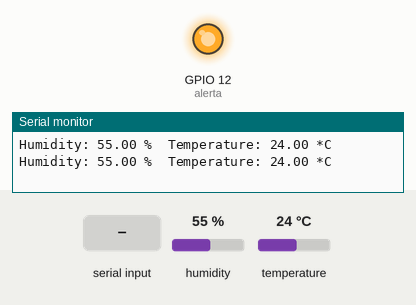
Simulated run of this sketch. Board: ESP32. On the bench: output pins drawn as LEDs (lit = HIGH), the last lines printed to the serial monitor. The test bench sets the inputs (shaded band); at power-on: humidity 55 %, temperature 24 °C. Nothing arrives over Bluetooth unless stated.

Above: at 5.8 s.
5.9 s: "90,45\n" received over the second serial link
At 11.2 s:
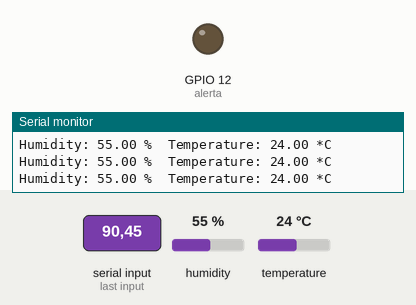
16.6 s: "30,150\n" received over the second serial link
At 32.2 s:
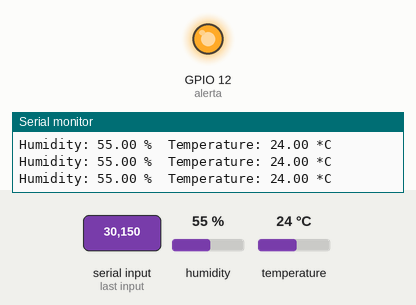
Timing chart, 0 to 33.7 s (numbered marks = the images above; inputs shaded):
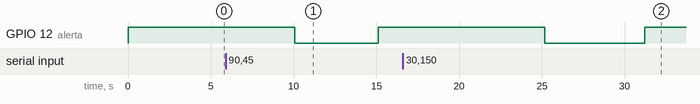

Measured:
- after the input at 5.9 s, GPIO 12 (alerta): HIGH → LOW after 4.2 s, → HIGH 5.0 s later
- after the input at 16.6 s, GPIO 12 (alerta): HIGH → LOW after 8.6 s, → HIGH 6.0 s later

The sketch:

SensorBT_v2.ino
```cpp
#include "BluetoothSerial.h"
#include "DHT.h"
#define DHTTYPE DHT11   // DHT 11

#if !defined(CONFIG_BT_ENABLED) || !defined(CONFIG_BLUEDROID_ENABLED)
#error Bluetooth is not enabled! Please run `make menuconfig` to and enable it
#endif

BluetoothSerial SerialBT;

const int DHTPin = 25;
DHT dht(DHTPin, DHTTYPE);

int limite;
int alerta = 12;
String Mensaje;
int captura;

void setup()
{
  Serial.begin(9600);
  SerialBT.begin("ESP32test");
  SerialBT.println("Conexion exitosa");
  pinMode(alerta,OUTPUT);
  dht.begin();
}

void loop()
{
  /// LECTURA DE VARIABLES DEL SENSOR DHT 11
  float h = dht.readHumidity();
  float t = dht.readTemperature();
  if (isnan(h) || isnan(t))
  {
    Serial.println("Failed to read from DHT sensor!");
    return;
  }

  ///COMUNICACION SERIAL BLUETOOTH

  if (SerialBT.available()) {
     //Mensaje = SerialBT.readString();
     SerialBT.println("INTRODUCIR 1(PARA ACTIVAR) y 0 (PARA DESCATIVAR LA ALARMA)\n\n");

     int captura = SerialBT.parseInt(); //CAPTURO LOS DATOS DEL SERIAL EN FORMA DE ENTEROS PARA PODER MANIPULAR LOS LIMITES DEL SENSOR

    if(captura >= 0)
    {
      limite = captura;
      if (captura == 1)
      {
        digitalWrite(alerta, HIGH);
        SerialBT.println("Alarma activada\n\n");
      }
      else if (Mensaje == 0)
      {
        digitalWrite(alerta, LOW);
        SerialBT.println("Alarma apagada\n\n");
      }
        SerialBT.print("\n");
        SerialBT.print("El limite de temperatura y humedad ha cambiado a: ");
        SerialBT.println(limite);
        SerialBT.print("\n");
    }
  }

  ///ESTABLECIENDO LOS LIMITES DE LA ALARMA
  if(limite >= 0)
  {
    if (h >= limite)
    {
      digitalWrite(alerta,HIGH);
      SerialBT.println("ALERTA: DEMASIADA HUMEDAD\n");
    }
    else if(t >= limite)
    {
     digitalWrite(alerta,HIGH);
     SerialBT.println("ALERTA: TEMPERATURA ALTA\n");
    }
    else
    {
      digitalWrite(alerta,LOW);
      SerialBT.println("TODO BIEN...\n");
    }
  }
  else
  {
    SerialBT.println("EL LIMITE NO ES REAL");
  }
  //MOSTRAR LOS DATOS EN LOS 2 MONITORES SERIALES

    Serial.print("Humidity: ");
    Serial.print(h);
    Serial.print(" %\t");
    Serial.print("Temperature: ");
    Serial.print(t);
    Serial.print(" *C ");
    Serial.print("\n");

    SerialBT.print("Humedad: ");
    SerialBT.print(h);
    SerialBT.print("%\n");
    SerialBT.print("Temperatura: ");
    SerialBT.print(t);
    SerialBT.println("*C\n\n");
    delay(5000);
}
```
